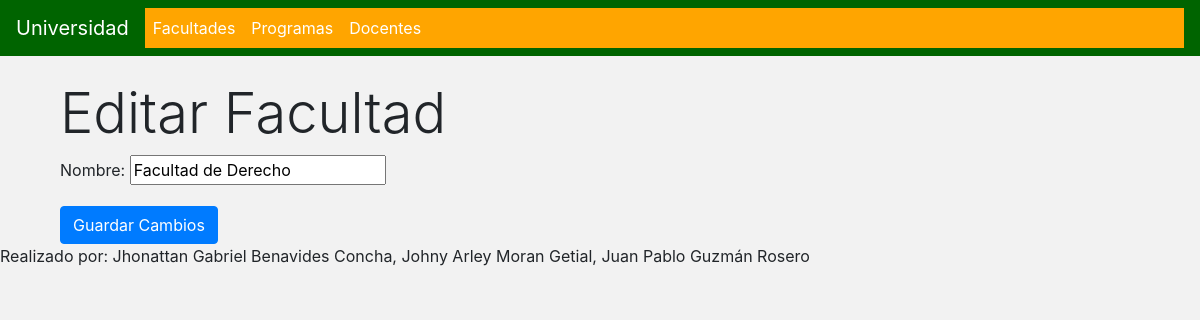
Before: /editar_facultad/8/ with the older database file.
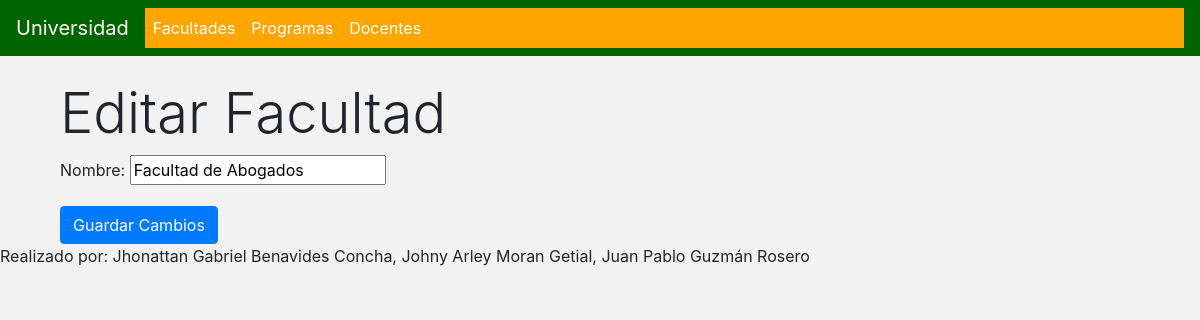
After: the same page with the newer database file.
### universidad_app/models.py (models this page shows)
class Facultad(models.Model):
    nombre = models.CharField(max_length=100)

### universidad_app/views.py (the view)
# urls.py: path('editar_facultad/<int:facultad_id>/',
def editar_facultad(request, facultad_id):
    facultad = Facultad.objects.get(id=facultad_id)
    if request.method == 'POST':
        form = FacultadForm(request.POST, instance=facultad)
        if form.is_valid():
            form.save()
            return redirect('facultades_list')
    else:
        form = FacultadForm(instance=facultad)
    return render(request, 'universidad_app/editar_facultad.html', {'form': form})

### universidad_app/forms.py
class FacultadForm(forms.ModelForm):
    class Meta:
        model = Facultad
        fields = ['nombre']

### universidad_app/templates/universidad_app/editar_facultad.html (shortened to what this page needs)
{% extends 'universidad_app/base.html' %}
{% block content %}
    <div class="container mt-4">
        <h1 class="display-4">Editar Facultad</h1>
        <form method="post">
            {{ form.as_p }}
            <button type="submit" class="btn btn-primary">Guardar Cambios</button>
        </form>
    </div>
{% endblock %}

Changed rows visible on the page:
changed Facultad: nombre "Facultad de Derecho" → "Facultad de Abogados"
